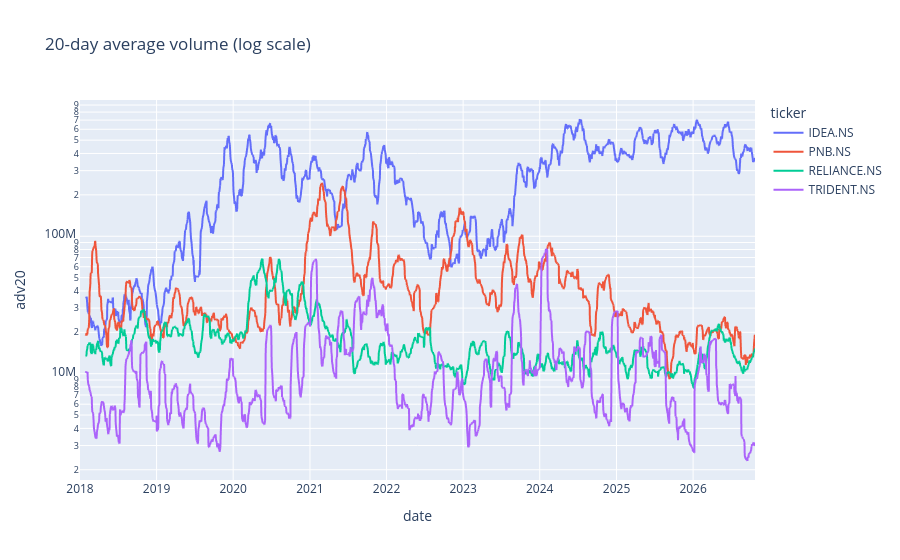
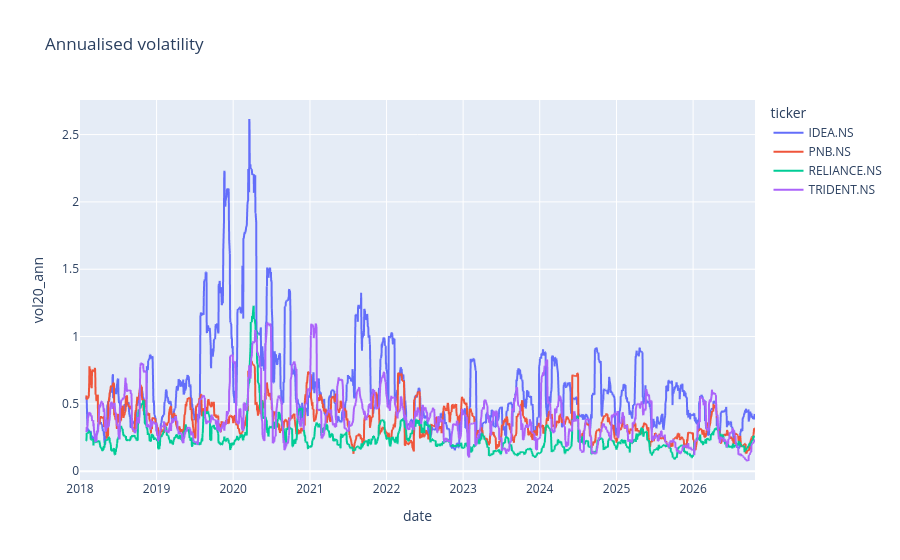
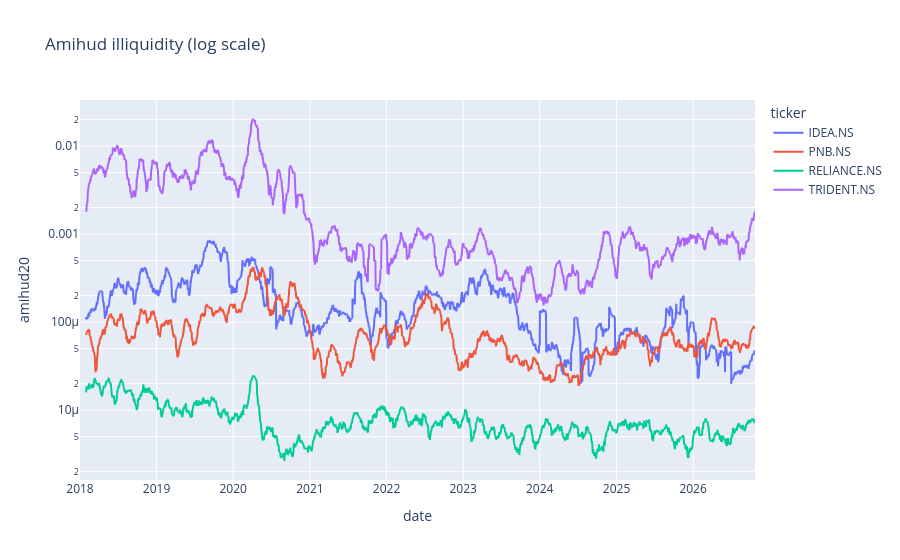

Notebook cell for these charts, in order:
### Code cell
pick = ["RELIANCE.NS", "PNB.NS", "IDEA.NS", "TRIDENT.NS"]
sub = features[features["ticker"].isin(pick)]
px.line(sub, x="date", y="adv20", color="ticker", log_y=True, title="20-day average volume (log scale)").show()
px.line(sub, x="date", y="vol20_ann", color="ticker", title="Annualised volatility").show()
px.line(sub, x="date", y="amihud20", color="ticker", log_y=True, title="Amihud illiquidity (log scale)").show()

### Figure 1 — Plotly figure (JSON) as saved in the notebook; plotly's stock layout.template omitted (floating-point values rounded to 4 significant figures; data arrays with more than 128 entries replaced by an {"elided": "..."} marker saying what was removed)
{"data": [{"hovertemplate": "ticker=IDEA.NS<br>date=%{x}<br>adv20=%{y}<extra></extra>", "legendgroup": "IDEA.NS", "line": {"color": "#636efa", "dash": "solid"}, "marker": {"symbol": "circle"}, "mode": "lines", "name": "IDEA.NS", "showlegend": true, "type": "scattergl", "x": {"elided": "2157 str values"}, "xaxis": "x", "y": {"elided": "2157 float values"}, "yaxis": "y"}, {"hovertemplate": "ticker=PNB.NS<br>date=%{x}<br>adv20=%{y}<extra></extra>", "legendgroup": "PNB.NS", "line": {"color": "#EF553B", "dash": "solid"}, "marker": {"symbol": "circle"}, "mode": "lines", "name": "PNB.NS", "showlegend": true, "type": "scattergl", "x": {"elided": "2173 str values"}, "xaxis": "x", "y": {"elided": "2173 float values"}, "yaxis": "y"}, {"hovertemplate": "ticker=RELIANCE.NS<br>date=%{x}<br>adv20=%{y}<extra></extra>", "legendgroup": "RELIANCE.NS", "line": {"color": "#00cc96", "dash": "solid"}, "marker": {"symbol": "circle"}, "mode": "lines", "name": "RELIANCE.NS", "showlegend": true, "type": "scattergl", "x": {"elided": "2174 str values"}, "xaxis": "x", "y": {"elided": "2174 float values"}, "yaxis": "y"}, {"hovertemplate": "ticker=TRIDENT.NS<br>date=%{x}<br>adv20=%{y}<extra></extra>", "legendgroup": "TRIDENT.NS", "line": {"color": "#ab63fa", "dash": "solid"}, "marker": {"symbol": "circle"}, "mode": "lines", "name": "TRIDENT.NS", "showlegend": true, "type": "scattergl", "x": {"elided": "2174 str values"}, "xaxis": "x", "y": {"elided": "2174 float values"}, "yaxis": "y"}], "layout": {"legend": {"title": {"text": "ticker"}, "tracegroupgap": 0}, "title": {"text": "20-day average volume (log scale)"}, "xaxis": {"anchor": "y", "domain": [0, 1], "title": {"text": "date"}}, "yaxis": {"anchor": "x", "domain": [0, 1], "title": {"text": "adv20"}, "type": "log"}}}

### Figure 2 — Plotly figure (JSON) as saved in the notebook; plotly's stock layout.template omitted (floating-point values rounded to 4 significant figures; data arrays with more than 128 entries replaced by an {"elided": "..."} marker saying what was removed)
{"data": [{"hovertemplate": "ticker=IDEA.NS<br>date=%{x}<br>vol20_ann=%{y}<extra></extra>", "legendgroup": "IDEA.NS", "line": {"color": "#636efa", "dash": "solid"}, "marker": {"symbol": "circle"}, "mode": "lines", "name": "IDEA.NS", "showlegend": true, "type": "scattergl", "x": {"elided": "2157 str values"}, "xaxis": "x", "y": {"elided": "2157 float values"}, "yaxis": "y"}, {"hovertemplate": "ticker=PNB.NS<br>date=%{x}<br>vol20_ann=%{y}<extra></extra>", "legendgroup": "PNB.NS", "line": {"color": "#EF553B", "dash": "solid"}, "marker": {"symbol": "circle"}, "mode": "lines", "name": "PNB.NS", "showlegend": true, "type": "scattergl", "x": {"elided": "2173 str values"}, "xaxis": "x", "y": {"elided": "2173 float values"}, "yaxis": "y"}, {"hovertemplate": "ticker=RELIANCE.NS<br>date=%{x}<br>vol20_ann=%{y}<extra></extra>", "legendgroup": "RELIANCE.NS", "line": {"color": "#00cc96", "dash": "solid"}, "marker": {"symbol": "circle"}, "mode": "lines", "name": "RELIANCE.NS", "showlegend": true, "type": "scattergl", "x": {"elided": "2174 str values"}, "xaxis": "x", "y": {"elided": "2174 float values"}, "yaxis": "y"}, {"hovertemplate": "ticker=TRIDENT.NS<br>date=%{x}<br>vol20_ann=%{y}<extra></extra>", "legendgroup": "TRIDENT.NS", "line": {"color": "#ab63fa", "dash": "solid"}, "marker": {"symbol": "circle"}, "mode": "lines", "name": "TRIDENT.NS", "showlegend": true, "type": "scattergl", "x": {"elided": "2174 str values"}, "xaxis": "x", "y": {"elided": "2174 float values"}, "yaxis": "y"}], "layout": {"legend": {"title": {"text": "ticker"}, "tracegroupgap": 0}, "title": {"text": "Annualised volatility"}, "xaxis": {"anchor": "y", "domain": [0, 1], "title": {"text": "date"}}, "yaxis": {"anchor": "x", "domain": [0, 1], "title": {"text": "vol20_ann"}}}}

### Figure 3 — Plotly figure (JSON) as saved in the notebook; plotly's stock layout.template omitted (floating-point values rounded to 4 significant figures; data arrays with more than 128 entries replaced by an {"elided": "..."} marker saying what was removed)
{"data": [{"hovertemplate": "ticker=IDEA.NS<br>date=%{x}<br>amihud20=%{y}<extra></extra>", "legendgroup": "IDEA.NS", "line": {"color": "#636efa", "dash": "solid"}, "marker": {"symbol": "circle"}, "mode": "lines", "name": "IDEA.NS", "showlegend": true, "type": "scattergl", "x": {"elided": "2157 str values"}, "xaxis": "x", "y": {"elided": "2157 float values"}, "yaxis": "y"}, {"hovertemplate": "ticker=PNB.NS<br>date=%{x}<br>amihud20=%{y}<extra></extra>", "legendgroup": "PNB.NS", "line": {"color": "#EF553B", "dash": "solid"}, "marker": {"symbol": "circle"}, "mode": "lines", "name": "PNB.NS", "showlegend": true, "type": "scattergl", "x": {"elided": "2173 str values"}, "xaxis": "x", "y": {"elided": "2173 float values"}, "yaxis": "y"}, {"hovertemplate": "ticker=RELIANCE.NS<br>date=%{x}<br>amihud20=%{y}<extra></extra>", "legendgroup": "RELIANCE.NS", "line": {"color": "#00cc96", "dash": "solid"}, "marker": {"symbol": "circle"}, "mode": "lines", "name": "RELIANCE.NS", "showlegend": true, "type": "scattergl", "x": {"elided": "2174 str values"}, "xaxis": "x", "y": {"elided": "2174 float values"}, "yaxis": "y"}, {"hovertemplate": "ticker=TRIDENT.NS<br>date=%{x}<br>amihud20=%{y}<extra></extra>", "legendgroup": "TRIDENT.NS", "line": {"color": "#ab63fa", "dash": "solid"}, "marker": {"symbol": "circle"}, "mode": "lines", "name": "TRIDENT.NS", "showlegend": true, "type": "scattergl", "x": {"elided": "2174 str values"}, "xaxis": "x", "y": {"elided": "2174 float values"}, "yaxis": "y"}], "layout": {"legend": {"title": {"text": "ticker"}, "tracegroupgap": 0}, "title": {"text": "Amihud illiquidity (log scale)"}, "xaxis": {"anchor": "y", "domain": [0, 1], "title": {"text": "date"}}, "yaxis": {"anchor": "x", "domain": [0, 1], "title": {"text": "amihud20"}, "type": "log"}}}
